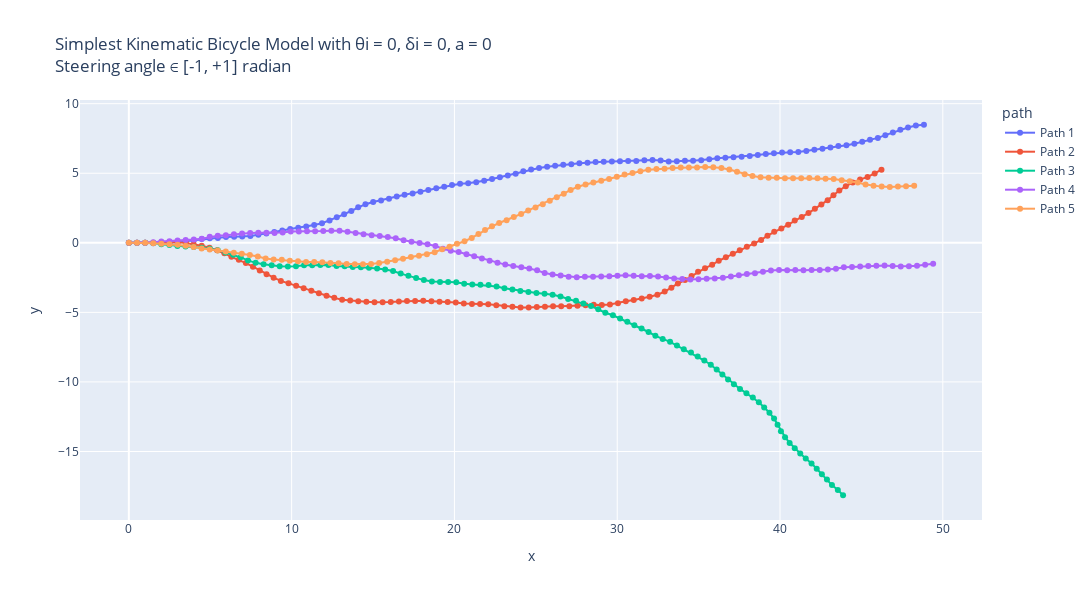

Here is the notebook cell this chart was saved with:
### Markdown cell above
Simplest Kinematic Bicycle Model with θi = 0, δi = 0, a = 0 : 
Using simple_kinematic_bicycle_model so that always a fwd motion is observed i.e. keeping steering angle between -1 to +1 radians

### Code cell
# Making 5 possible trajectories
trajectories = []
for i in range(5):
    x_traj, y_traj, theta_init, delta_init, a, v_traj = start_trajectory(theta_init=0.0, a=0.0, delta_init=0.0, v_init=5, mode="simple")
    trajectories.append((x_traj, y_traj, theta_init, delta_init, a, v_traj))


# Create a DataFrame for plotting
data = []
for i, (x_traj, y_traj, theta_init, delta_init, a, v_traj) in enumerate(trajectories):
    for x, y, v in zip(x_traj, y_traj, v_traj):
        data.append({"x": x, "y": y, "v": v, "path": f"Path {i+1}"})
df = pd.DataFrame(data)

# Create the plot
fig = px.line(df, x="x", y="y", color="path", custom_data=["v"], title="Simplest Kinematic Bicycle Model with θi = 0, δi = 0, a = 0 <br>Steering angle ∈ [-1, +1] radian", render_mode="svg")
# Add hover functionality
fig.update_traces(mode="markers+lines", hovertemplate="<br>".join([
    "v: %{customdata[0]:.2f}",
    "x: %{x:.2f}",
    "y: %{y:.2f}"
]))
fig.update_layout(height=600,width=1130)
fig.show()

# Using plt :
plt.figure(figsize=(15, 6))
for i, (x_traj, y_traj, θi, δi, a, v_traj) in enumerate(trajectories):
    # Model built such that a remains same inside; can be randomised by using a random statement.
    # print(x_traj,"\n", y_traj)
    plt.plot(x_traj, y_traj, label=f"Path {i+1}", alpha = 0.7)
plt.xlabel("x [m]")
plt.ylabel("y [m]")
plt.grid("True")
plt.title("Simplest Kinematic Bicycle Model with θi = 0, δi = 0, a = 0 \n Steering angle ∈ [-1, +1]")
plt.legend()
plt.show()

# Using plt to show the velocity variation w.r.t. time :
dt = 0.1  # Time step
t_end = 10  # 10 seconds
t = np.arange(0, t_end + dt, dt)

plt.figure(figsize=(15, 6))
for i, (x_traj, y_traj, θi, δi, a, v_traj) in enumerate(trajectories):
    # Model built such that a remains same inside; can be randomised by using a random statement.
    # print(x_traj,"\n", y_traj)
    plt.plot(t, v_traj, label=f"Path {i+1}", alpha = 0.7)
plt.ylabel("v [m/s]")
plt.xlabel("t [s]")
plt.grid("True")
plt.title("Velocity variation w.r.t. time")
plt.legend()
plt.show()

### Figure 1 — Plotly figure (JSON) as saved in the notebook; plotly's stock layout.template omitted (floating-point values rounded to 4 significant figures)
{"data": [{"customdata": [[5], [5], [5], [5], [5], [5], [5], [5], [5], [5], [5], [5], [5], [5], [5], [5], [5], [5], [5], [5], [5], [5], [5], [5], [5], [5], [5], [5], [5], [5], [5], [5], [5], [5], [5], [5], [5], [5], [5], [5], [5], [5], [5], [5], [5], [5], [5], [5], [5], [5], [5], [5], [5], [5], [5], [5], [5], [5], [5], [5], [5], [5], [5], [5], [5], [5], [5], [5], [5], [5], [5], [5], [5], [5], [5], [5], [5], [5], [5], [5], [5], [5], [5], [5], [5], [5], [5], [5], [5], [5], [5], [5], [5], [5], [5], [5], [5], [5], [5], [5], [5]], "hovertemplate": "v: %{customdata[0]:.2f}<br>x: %{x:.2f}<br>y: %{y:.2f}", "legendgroup": "Path 1", "line": {"color": "#636efa", "dash": "solid"}, "marker": {"symbol": "circle"}, "mode": "markers+lines", "name": "Path 1", "orientation": "v", "showlegend": true, "type": "scatter", "x": [0, 0.5, 1, 1.499, 1.999, 2.498, 2.991, 3.487, 3.985, 4.474, 4.971, 5.47, 5.966, 6.466, 6.965, 7.463, 7.957, 8.449, 8.936, 9.424, 9.912, 10.41, 10.9, 11.38, 11.87, 12.33, 12.77, 13.22, 13.67, 14.09, 14.53, 15.01, 15.49, 15.98, 16.46, 16.94, 17.43, 17.91, 18.4, 18.88, 19.37, 19.85, 20.35, 20.84, 21.34, 21.83, 22.31, 22.79, 23.28, 23.76, 24.23, 24.71, 25.2, 25.69, 26.19, 26.68, 27.18, 27.68, 28.17, 28.67, 29.17, 29.67, 30.17, 30.67, 31.17, 31.67, 32.17, 32.67, 33.16, 33.66, 34.16, 34.66, 35.16, 35.65, 36.15, 36.65, 37.14, 37.64, 38.14, 38.63, 39.13, 39.63, 40.12, 40.62, 41.12, 41.62, 42.11, 42.6, 43.1, 43.59, 44.08, 44.57, 45.05, 45.53, 46.01, 46.47, 46.93, 47.39, 47.86, 48.35, 48.84], "xaxis": "x", "y": [0, 0, 0, -0.03556, -0.04691, -0.01763, 0.06633, 0.1274, 0.1737, 0.2785, 0.3336, 0.3493, 0.4118, 0.4417, 0.4501, 0.4962, 0.5763, 0.6655, 0.7776, 0.8849, 0.9979, 1.076, 1.172, 1.279, 1.411, 1.6, 1.831, 2.051, 2.281, 2.55, 2.775, 2.936, 3.049, 3.168, 3.324, 3.452, 3.543, 3.678, 3.802, 3.917, 4.023, 4.161, 4.243, 4.274, 4.35, 4.456, 4.584, 4.721, 4.843, 4.963, 5.136, 5.276, 5.383, 5.46, 5.537, 5.603, 5.654, 5.718, 5.754, 5.807, 5.834, 5.852, 5.868, 5.875, 5.885, 5.932, 5.958, 5.912, 5.847, 5.86, 5.904, 5.895, 5.932, 6.003, 6.078, 6.12, 6.142, 6.194, 6.238, 6.309, 6.384, 6.432, 6.484, 6.509, 6.521, 6.6, 6.688, 6.761, 6.85, 6.952, 7.018, 7.126, 7.26, 7.409, 7.541, 7.739, 7.929, 8.129, 8.288, 8.424, 8.485], "yaxis": "y"}, {"customdata": [[5], [5], [5], [5], [5], [5], [5], [5], [5], [5], [5], [5], [5], [5], [5], [5], [5], [5], [5], [5], [5], [5], [5], [5], [5], [5], [5], [5], [5], [5], [5], [5], [5], [5], [5], [5], [5], [5], [5], [5], [5], [5], [5], [5], [5], [5], [5], [5], [5], [5], [5], [5], [5], [5], [5], [5], [5], [5], [5], [5], [5], [5], [5], [5], [5], [5], [5], [5], [5], [5], [5], [5], [5], [5], [5], [5], [5], [5], [5], [5], [5], [5], [5], [5], [5], [5], [5], [5], [5], [5], [5], [5], [5], [5], [5], [5], [5], [5], [5], [5], [5]], "hovertemplate": "v: %{customdata[0]:.2f}<br>x: %{x:.2f}<br>y: %{y:.2f}", "legendgroup": "Path 2", "line": {"color": "#EF553B", "dash": "solid"}, "marker": {"symbol": "circle"}, "mode": "markers+lines", "name": "Path 2", "orientation": "v", "showlegend": true, "type": "scatter", "x": [0, 0.5, 1, 1.5, 1.999, 2.499, 2.998, 3.496, 3.983, 4.475, 4.952, 5.42, 5.867, 6.3, 6.756, 7.19, 7.622, 8.043, 8.461, 8.893, 9.337, 9.809, 10.28, 10.74, 11.21, 11.67, 12.14, 12.62, 13.1, 13.6, 14.09, 14.59, 15.09, 15.59, 16.09, 16.59, 17.09, 17.59, 18.09, 18.59, 19.08, 19.58, 20.08, 20.58, 21.08, 21.58, 22.08, 22.57, 23.07, 23.56, 24.06, 24.56, 25.06, 25.56, 26.06, 26.56, 27.06, 27.56, 28.06, 28.56, 29.05, 29.55, 30.05, 30.53, 31.02, 31.51, 31.99, 32.47, 32.92, 33.33, 33.73, 34.16, 34.57, 34.97, 35.39, 35.83, 36.24, 36.67, 37.1, 37.53, 37.96, 38.41, 38.84, 39.23, 39.64, 40.08, 40.5, 40.91, 41.34, 41.75, 42.14, 42.54, 42.93, 43.28, 43.64, 44.04, 44.46, 44.92, 45.38, 45.81, 46.23], "xaxis": "x", "y": [0, 0, 0, 0.007678, 0.03223, 0.05789, 0.04214, -0.00491, -0.121, -0.2057, -0.3562, -0.5332, -0.757, -1.007, -1.211, -1.459, -1.712, -1.982, -2.256, -2.508, -2.738, -2.904, -3.079, -3.267, -3.437, -3.624, -3.797, -3.957, -4.086, -4.15, -4.202, -4.235, -4.277, -4.28, -4.253, -4.224, -4.176, -4.174, -4.17, -4.197, -4.236, -4.248, -4.286, -4.355, -4.396, -4.398, -4.422, -4.487, -4.556, -4.6, -4.641, -4.656, -4.613, -4.594, -4.556, -4.563, -4.556, -4.527, -4.492, -4.45, -4.466, -4.427, -4.338, -4.201, -4.106, -4.0, -3.881, -3.73, -3.507, -3.224, -2.923, -2.68, -2.382, -2.085, -1.823, -1.583, -1.288, -1.045, -0.79, -0.5277, -0.2823, -0.05725, 0.2015, 0.5132, 0.7922, 1.035, 1.307, 1.601, 1.857, 2.139, 2.447, 2.749, 3.065, 3.418, 3.764, 4.067, 4.333, 4.542, 4.739, 4.983, 5.256], "yaxis": "y"}, {"customdata": [[5], [5], [5], [5], [5], [5], [5], [5], [5], [5], [5], [5], [5], [5], [5], [5], [5], [5], [5], [5], [5], [5], [5], [5], [5], [5], [5], [5], [5], [5], [5], [5], [5], [5], [5], [5], [5], [5], [5], [5], [5], [5], [5], [5], [5], [5], [5], [5], [5], [5], [5], [5], [5], [5], [5], [5], [5], [5], [5], [5], [5], [5], [5], [5], [5], [5], [5], [5], [5], [5], [5], [5], [5], [5], [5], [5], [5], [5], [5], [5], [5], [5], [5], [5], [5], [5], [5], [5], [5], [5], [5], [5], [5], [5], [5], [5], [5], [5], [5], [5], [5]], "hovertemplate": "v: %{customdata[0]:.2f}<br>x: %{x:.2f}<br>y: %{y:.2f}", "legendgroup": "Path 3", "line": {"color": "#00cc96", "dash": "solid"}, "marker": {"symbol": "circle"}, "mode": "markers+lines", "name": "Path 3", "orientation": "v", "showlegend": true, "type": "scatter", "x": [0, 0.5, 1, 1.5, 1.993, 2.489, 2.985, 3.484, 3.982, 4.48, 4.975, 5.463, 5.937, 6.406, 6.871, 7.321, 7.789, 8.278, 8.773, 9.267, 9.767, 10.27, 10.76, 11.26, 11.76, 12.26, 12.76, 13.26, 13.75, 14.25, 14.75, 15.25, 15.75, 16.23, 16.7, 17.17, 17.65, 18.12, 18.61, 19.11, 19.61, 20.11, 20.6, 21.1, 21.6, 22.1, 22.59, 23.07, 23.56, 24.05, 24.54, 25.04, 25.54, 26.03, 26.52, 26.98, 27.47, 27.93, 28.39, 28.83, 29.27, 29.74, 30.18, 30.62, 31.05, 31.5, 31.93, 32.34, 32.79, 33.25, 33.67, 34.09, 34.53, 34.94, 35.35, 35.75, 36.11, 36.46, 36.81, 37.17, 37.54, 37.94, 38.33, 38.7, 39.03, 39.35, 39.63, 39.85, 40.06, 40.31, 40.59, 40.9, 41.24, 41.58, 41.94, 42.25, 42.57, 42.88, 43.19, 43.55, 43.87], "xaxis": "x", "y": [0, 0, 0, -0.02088, -0.09878, -0.1654, -0.2282, -0.2664, -0.3046, -0.3502, -0.4219, -0.528, -0.6887, -0.8622, -1.046, -1.263, -1.441, -1.544, -1.611, -1.692, -1.695, -1.689, -1.621, -1.607, -1.602, -1.6, -1.664, -1.677, -1.73, -1.766, -1.794, -1.846, -1.914, -2.032, -2.213, -2.37, -2.528, -2.681, -2.777, -2.811, -2.81, -2.842, -2.943, -2.99, -3.02, -3.039, -3.135, -3.264, -3.361, -3.471, -3.542, -3.614, -3.67, -3.737, -3.864, -4.039, -4.168, -4.365, -4.551, -4.781, -5.026, -5.207, -5.445, -5.676, -5.925, -6.157, -6.412, -6.684, -6.907, -7.116, -7.386, -7.656, -7.891, -8.174, -8.462, -8.768, -9.112, -9.468, -9.827, -10.17, -10.5, -10.81, -11.12, -11.46, -11.84, -12.22, -12.63, -13.08, -13.54, -13.97, -14.38, -14.77, -15.14, -15.51, -15.86, -16.24, -16.63, -17.02, -17.42, -17.76, -18.14], "yaxis": "y"}, {"customdata": [[5], [5], [5], [5], [5], [5], [5], [5], [5], [5], [5], [5], [5], [5], [5], [5], [5], [5], [5], [5], [5], [5], [5], [5], [5], [5], [5], [5], [5], [5], [5], [5], [5], [5], [5], [5], [5], [5], [5], [5], [5], [5], [5], [5], [5], [5], [5], [5], [5], [5], [5], [5], [5], [5], [5], [5], [5], [5], [5], [5], [5], [5], [5], [5], [5], [5], [5], [5], [5], [5], [5], [5], [5], [5], [5], [5], [5], [5], [5], [5], [5], [5], [5], [5], [5], [5], [5], [5], [5], [5], [5], [5], [5], [5], [5], [5], [5], [5], [5], [5], [5]], "hovertemplate": "v: %{customdata[0]:.2f}<br>x: %{x:.2f}<br>y: %{y:.2f}", "legendgroup": "Path 4", "line": {"color": "#ab63fa", "dash": "solid"}, "marker": {"symbol": "circle"}, "mode": "markers+lines", "name": "Path 4", "orientation": "v", "showlegend": true, "type": "scatter", "x": [0, 0.5, 1, 1.498, 1.995, 2.495, 2.993, 3.491, 3.99, 4.486, 4.968, 5.462, 5.961, 6.456, 6.954, 7.452, 7.951, 8.451, 8.951, 9.449, 9.943, 10.44, 10.94, 11.44, 11.94, 12.44, 12.94, 13.44, 13.93, 14.42, 14.92, 15.41, 15.91, 16.4, 16.88, 17.36, 17.86, 18.35, 18.83, 19.29, 19.77, 20.26, 20.74, 21.21, 21.69, 22.16, 22.64, 23.12, 23.61, 24.11, 24.6, 25.08, 25.54, 26.03, 26.52, 27.02, 27.52, 28.01, 28.51, 29.01, 29.51, 30.01, 30.51, 31.01, 31.51, 32.01, 32.51, 33.0, 33.5, 33.99, 34.49, 34.99, 35.49, 35.99, 36.49, 36.98, 37.47, 37.96, 38.46, 38.95, 39.44, 39.94, 40.44, 40.94, 41.44, 41.94, 42.44, 42.94, 43.44, 43.92, 44.42, 44.92, 45.42, 45.92, 46.42, 46.92, 47.42, 47.92, 48.42, 48.91, 49.41], "xaxis": "x", "y": [0, 0, 0, 0.0472, 0.09903, 0.1205, 0.1596, 0.2088, 0.2336, 0.2992, 0.4301, 0.5094, 0.546, 0.6116, 0.6633, 0.706, 0.7316, 0.723, 0.7032, 0.7424, 0.8178, 0.8164, 0.8251, 0.8265, 0.8447, 0.8724, 0.8677, 0.7882, 0.7087, 0.6063, 0.5495, 0.4947, 0.4143, 0.3211, 0.1838, 0.06864, -0.007341, -0.09967, -0.2342, -0.4256, -0.5772, -0.6682, -0.8148, -0.9734, -1.131, -1.29, -1.427, -1.566, -1.665, -1.749, -1.846, -1.981, -2.168, -2.282, -2.357, -2.442, -2.472, -2.439, -2.445, -2.423, -2.408, -2.372, -2.337, -2.369, -2.41, -2.391, -2.416, -2.496, -2.568, -2.606, -2.631, -2.612, -2.59, -2.563, -2.506, -2.43, -2.339, -2.234, -2.183, -2.087, -1.988, -1.948, -1.964, -1.959, -1.964, -1.95, -1.949, -1.926, -1.868, -1.762, -1.73, -1.705, -1.668, -1.649, -1.63, -1.661, -1.698, -1.692, -1.646, -1.583, -1.51], "yaxis": "y"}, {"customdata": [[5], [5], [5], [5], [5], [5], [5], [5], [5], [5], [5], [5], [5], [5], [5], [5], [5], [5], [5], [5], [5], [5], [5], [5], [5], [5], [5], [5], [5], [5], [5], [5], [5], [5], [5], [5], [5], [5], [5], [5], [5], [5], [5], [5], [5], [5], [5], [5], [5], [5], [5], [5], [5], [5], [5], [5], [5], [5], [5], [5], [5], [5], [5], [5], [5], [5], [5], [5], [5], [5], [5], [5], [5], [5], [5], [5], [5], [5], [5], [5], [5], [5], [5], [5], [5], [5], [5], [5], [5], [5], [5], [5], [5], [5], [5], [5], [5], [5], [5], [5], [5]], "hovertemplate": "v: %{customdata[0]:.2f}<br>x: %{x:.2f}<br>y: %{y:.2f}", "legendgroup": "Path 5", "line": {"color": "#FFA15A", "dash": "solid"}, "marker": {"symbol": "circle"}, "mode": "markers+lines", "name": "Path 5", "orientation": "v", "showlegend": true, "type": "scatter", "x": [0, 0.5, 1, 1.499, 1.997, 2.496, 2.995, 3.49, 3.98, 4.47, 4.965, 5.459, 5.954, 6.446, 6.941, 7.434, 7.922, 8.401, 8.896, 9.395, 9.89, 10.39, 10.89, 11.39, 11.89, 12.38, 12.88, 13.38, 13.88, 14.38, 14.88, 15.38, 15.87, 16.36, 16.84, 17.33, 17.82, 18.31, 18.79, 19.24, 19.7, 20.16, 20.62, 21.06, 21.48, 21.88, 22.31, 22.75, 23.21, 23.65, 24.1, 24.53, 24.98, 25.43, 25.86, 26.29, 26.72, 27.14, 27.58, 28.06, 28.53, 29.02, 29.5, 29.97, 30.45, 30.94, 31.42, 31.91, 32.41, 32.91, 33.4, 33.9, 34.4, 34.9, 35.4, 35.9, 36.4, 36.89, 37.36, 37.83, 38.31, 38.8, 39.3, 39.8, 40.3, 40.8, 41.3, 41.8, 42.3, 42.8, 43.3, 43.79, 44.29, 44.78, 45.25, 45.75, 46.24, 46.74, 47.24, 47.74, 48.24], "xaxis": "x", "y": [0, 0, 0, -0.03581, -0.0716, -0.104, -0.1403, -0.2097, -0.3081, -0.4082, -0.4808, -0.5568, -0.6273, -0.7176, -0.7908, -0.874, -0.9825, -1.124, -1.198, -1.218, -1.288, -1.332, -1.381, -1.372, -1.395, -1.447, -1.473, -1.523, -1.534, -1.538, -1.516, -1.454, -1.368, -1.26, -1.142, -1.026, -0.9331, -0.8237, -0.6806, -0.467, -0.2796, -0.07052, 0.1109, 0.3488, 0.6304, 0.9233, 1.183, 1.421, 1.62, 1.855, 2.077, 2.321, 2.541, 2.767, 3.021, 3.277, 3.533, 3.801, 4.031, 4.193, 4.336, 4.456, 4.593, 4.752, 4.905, 5.018, 5.147, 5.246, 5.31, 5.329, 5.384, 5.41, 5.416, 5.421, 5.449, 5.427, 5.382, 5.271, 5.107, 4.935, 4.797, 4.719, 4.68, 4.675, 4.648, 4.643, 4.637, 4.667, 4.645, 4.611, 4.579, 4.49, 4.424, 4.328, 4.184, 4.099, 4.038, 4.01, 4.043, 4.062, 4.096], "yaxis": "y"}], "layout": {"height": 600, "legend": {"title": {"text": "path"}, "tracegroupgap": 0}, "title": {"text": "Simplest Kinematic Bicycle Model with θi = 0, δi = 0, a = 0 <br>Steering angle ∈ [-1, +1] radian"}, "width": 1130, "xaxis": {"anchor": "y", "domain": [0, 1], "title": {"text": "x"}}, "yaxis": {"anchor": "x", "domain": [0, 1], "title": {"text": "y"}}}}
